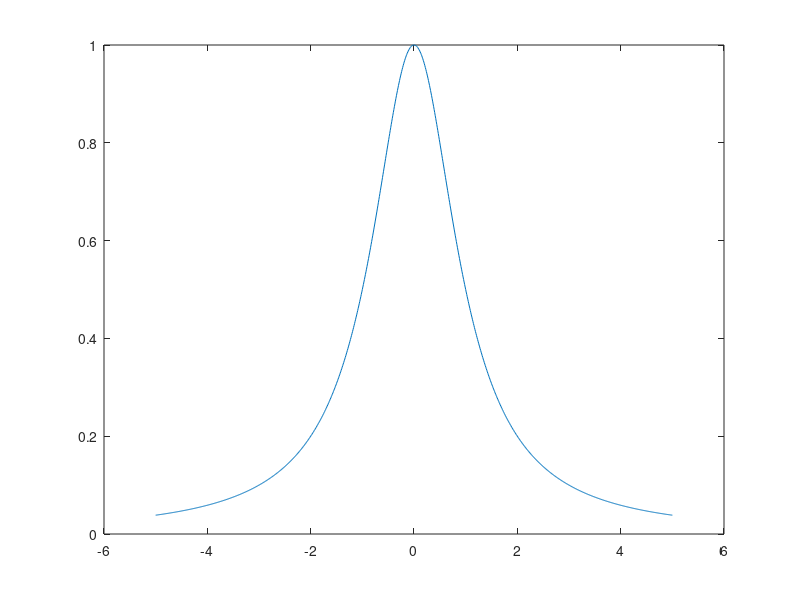

The MATLAB script that drew this image: (Note: this script raises an error after producing the figure.)
isOctave = exist('OCTAVE_VERSION', 'builtin') ~= 0;isOctave

% la fonction
f=@(x) 1/(1+x^2);
% le domainne de la fonction
domain = -5:0.01:5;

% l'évaluation de f sur le domaine
fedex=arrayfun(@(x) f(x),domain);


plot(domain,fedex)
hold on;

% le nombre de points pris pour l'interpolation
N = [2,4,8];

% génération des interpolations
for n=N
    % équart entre les points
    h=10/n;

    % abscisse des points d'interpolation
    xi = [];
    % ordonée des points d'interpolation
    fxi = [];
    for i=0:n
        xi(i+1) = -5+i*h;
        fxi(i+1) = f(xi(i+1));
    end

    [a,b,c,utile] = polynome_newton(xi,fxi,domain);

    plot(domain,utile);
    
end
if isOctave == 0
nomLeg = compose("P_%d",N);
legend(["f(x)",nomLeg],"Location","best")
else
    % nom des polynomes P_n pour la légende
    nomLeg = arrayfun(@(k) num2str(k),N);
    legend("f(x)",["P_",nomLeg(1)],["P_",nomLeg(2)],["P_",nomLeg(3)])
end

hold off;
